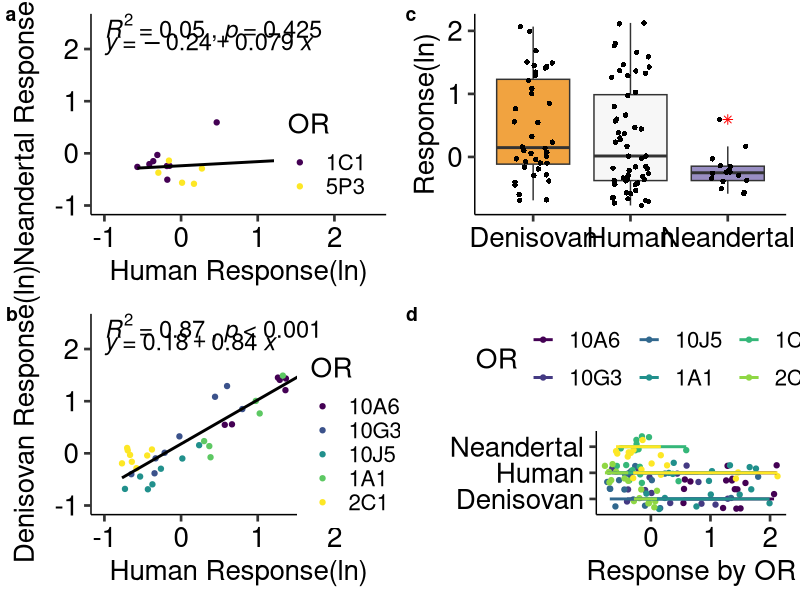

Write the R code that produced this figure.
# This script creates plots for Figure 2

library(readxl)
library(ggplot2); library(ggpubr)

#Row 1
den2016 = read_excel("oldnoses-orfuncdata-2016-all.xlsx", sheet = "denisova-2016")
den2016$Odor = factor(den2016$Odor)
den2016$OR = factor(den2016$OR)
den2016$Human_log = log(den2016$Human)
den2016$Denisova_log = log(den2016$Denisova)
nean2016 = read_excel("oldnoses-orfuncdata-2016-all.xlsx", sheet = "neandertal-2016")
nean2016$Odor = factor(nean2016$Odor)
nean2016$OR = factor(nean2016$OR)
nean2016$Human_log = log(nean2016$Human)
nean2016$Neandertal_log = log(nean2016$Neandertal)

#Panel A
den2016.graph = ggplot(den2016, aes(x=Human_log, y=Denisova_log))+
  geom_point(aes(colour = OR)) +
  geom_smooth(method="lm", se= FALSE, col="black") +
  stat_cor(aes(label = paste(..rr.label.., ..p.label.., sep = "~`,`~")),
           method = "pearson", 
           p.accuracy = 0.001, r.accuracy = 0.01,
           label.x = -1, label.y = 2.4, size=6) +
  stat_regline_equation(label.x = -1, label.y = 2.1, size=6) +
  scale_color_viridis_d() +
  xlim(-1, 2.5) +
  ylim(-1, 2.5) +
  labs(x = "Human Response(ln)",
       y = "Denisovan Response(ln)") +
  theme(text = element_text(family = "sans", face = "bold"))+
  theme_pubr(base_size = 20,legend= c(.9,.4))

#Panel B
nean2016.graph = ggplot(nean2016, aes(x=Human_log, y=Neandertal_log))+
  geom_point(aes(colour = OR)) +
  geom_smooth(method="lm", se= FALSE, col="black") +
  stat_cor(aes(label = paste(..rr.label.., ..p.label.., sep = "~`,`~")),
           method = "pearson", 
           p.accuracy = 0.001, r.accuracy = 0.01,
           label.x = -1, label.y = 2.4, size=6) +
  stat_regline_equation(label.x = -1, label.y = 2.1, size=6) +
  xlim(-1, 2.5) +
  ylim(-1, 2.5) +
  labs(x = "Human Response(ln)",
       y = "Neandertal Response(ln)") +
  scale_color_viridis_d()+
  theme(text = element_text(family = "sans", face = "bold"))+
  theme_pubr(base_size = 20,legend= c(.8,.3))

#ROW 2
vcf2016long = read_excel("oldnoses-orfuncdata-2016-all.xlsx", sheet = "VCF2016-long")
vcf2016long$OR = factor(vcf2016long$OR)
vcf2016long$Lineage3 = ordered(vcf2016long$Lineage, 
  levels = c("Human", "Denisova", "Neandertal"))
vcf2016long$Lineage3 <- gsub("Denisova", "Denisovan",vcf2016long$Lineage3)
vcf2016long$Response_log = log(vcf2016long$Response)

#Panel C
boxplot2016.graph=ggplot(vcf2016long, aes(x=Lineage3, y=Response_log, fill=Lineage3)) +
  geom_boxplot(outlier.colour="red", outlier.shape=8,
               outlier.size=2)+
  geom_jitter(shape=16, position=position_jitter(0.2))+
  labs(x="", y = "Response(ln)") +
  scale_fill_brewer(palette="PuOr")+
  theme(text = element_text(family = "sans", face = "bold"))+
  theme_pubr(base_size = 20, legend = "none")

#Panel D
byOR2016.graph = ggplot(vcf2016long, aes(Response_log, Lineage3)) +
  geom_jitter(aes(col=OR)) + 
  geom_smooth(aes(col=OR), method="lm", se=F)+
  scale_color_viridis_d() +
  labs(x = "Response by OR",
       y = "") +
  theme(text = element_text(family = "sans", face = "bold"))+
  theme_pubr(base_size = 20)

#PLOT
library(cowplot)
row1 = plot_grid(nean2016.graph, boxplot2016.graph, 
                 labels = c('a', 'c'),nrow=1)
row2 = plot_grid(den2016.graph, byOR2016.graph,
                 labels = c('b', 'd'))
plot_grid(row1, row2, nrow=2)